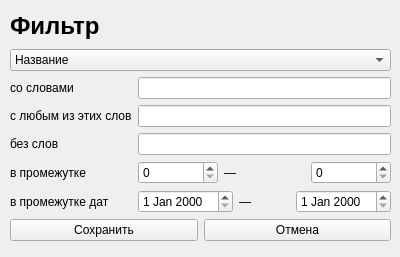
<?xml version="1.0" encoding="UTF-8"?>
<ui version="4.0">
 <class>Form</class>
 <widget class="QWidget" name="Form">
  <property name="geometry">
   <rect>
    <x>0</x>
    <y>0</y>
    <width>400</width>
    <height>257</height>
   </rect>
  </property>
  <property name="windowTitle">
   <string>Form</string>
  </property>
  <widget class="QWidget" name="verticalLayoutWidget">
   <property name="geometry">
    <rect>
     <x>10</x>
     <y>10</y>
     <width>381</width>
     <height>231</height>
    </rect>
   </property>
   <layout class="QVBoxLayout" name="verticalLayout">
    <item>
     <widget class="QLabel" name="label">
      <property name="text">
       <string>&lt;html&gt;&lt;head/&gt;&lt;body&gt;&lt;p&gt;&lt;span style=&quot; font-size:18pt; font-weight:600;&quot;&gt;Фильтр&lt;/span&gt;&lt;/p&gt;&lt;/body&gt;&lt;/html&gt;</string>
      </property>
     </widget>
    </item>
    <item>
     <widget class="QComboBox" name="comboBox">
      <item>
       <property name="text">
        <string>Название</string>
       </property>
      </item>
      <item>
       <property name="text">
        <string>Дата создания</string>
       </property>
      </item>
      <item>
       <property name="text">
        <string>Номер</string>
       </property>
      </item>
      <item>
       <property name="text">
        <string>Дата</string>
       </property>
      </item>
      <item>
       <property name="text">
        <string>Организация</string>
       </property>
      </item>
      <item>
       <property name="text">
        <string>Основание</string>
       </property>
      </item>
      <item>
       <property name="text">
        <string>Основной текст</string>
       </property>
      </item>
      <item>
       <property name="text">
        <string>Приказующий</string>
       </property>
      </item>
      <item>
       <property name="text">
        <string>Всё</string>
       </property>
      </item>
     </widget>
    </item>
    <item>
     <layout class="QFormLayout" name="formLayout">
      <item row="0" column="0">
       <widget class="QLabel" name="withWordsLabel">
        <property name="text">
         <string>со словами</string>
        </property>
       </widget>
      </item>
      <item row="0" column="1">
       <widget class="QLineEdit" name="withWords"/>
      </item>
      <item row="1" column="0">
       <widget class="QLabel" name="withAnyWordsLabel">
        <property name="text">
         <string>с любым из этих слов</string>
        </property>
       </widget>
      </item>
      <item row="1" column="1">
       <widget class="QLineEdit" name="withAnyWords"/>
      </item>
      <item row="2" column="0">
       <widget class="QLabel" name="withoutLabel">
        <property name="text">
         <string>без слов</string>
        </property>
       </widget>
      </item>
      <item row="2" column="1">
       <widget class="QLineEdit" name="withoutWords"/>
      </item>
      <item row="3" column="0">
       <widget class="QLabel" name="spinLabel">
        <property name="text">
         <string>в промежутке </string>
        </property>
       </widget>
      </item>
      <item row="4" column="0">
       <widget class="QLabel" name="dateLabel">
        <property name="text">
         <string>в промежутке дат</string>
        </property>
       </widget>
      </item>
      <item row="4" column="1">
       <layout class="QHBoxLayout" name="horizontalLayout">
        <item>
         <widget class="QDateEdit" name="dateEdit_2"/>
        </item>
        <item>
         <widget class="QLabel" name="label_6">
          <property name="text">
           <string>—</string>
          </property>
         </widget>
        </item>
        <item>
         <widget class="QDateEdit" name="dateEdit"/>
        </item>
       </layout>
      </item>
      <item row="3" column="1">
       <layout class="QHBoxLayout" name="horizontalLayout_2">
        <item>
         <widget class="QSpinBox" name="spinBox"/>
        </item>
        <item>
         <widget class="QLabel" name="label_9">
          <property name="text">
           <string>—</string>
          </property>
         </widget>
        </item>
        <item>
         <widget class="QSpinBox" name="spinBox_2"/>
        </item>
       </layout>
      </item>
     </layout>
    </item>
    <item>
     <layout class="QHBoxLayout" name="horizontalLayout_3">
      <item>
       <widget class="QPushButton" name="saveButton">
        <property name="text">
         <string>Сохранить</string>
        </property>
       </widget>
      </item>
      <item>
       <widget class="QPushButton" name="cancelButton">
        <property name="text">
         <string>Отмена</string>
        </property>
       </widget>
      </item>
     </layout>
    </item>
   </layout>
  </widget>
 </widget>
 <resources/>
 <connections/>
</ui>
